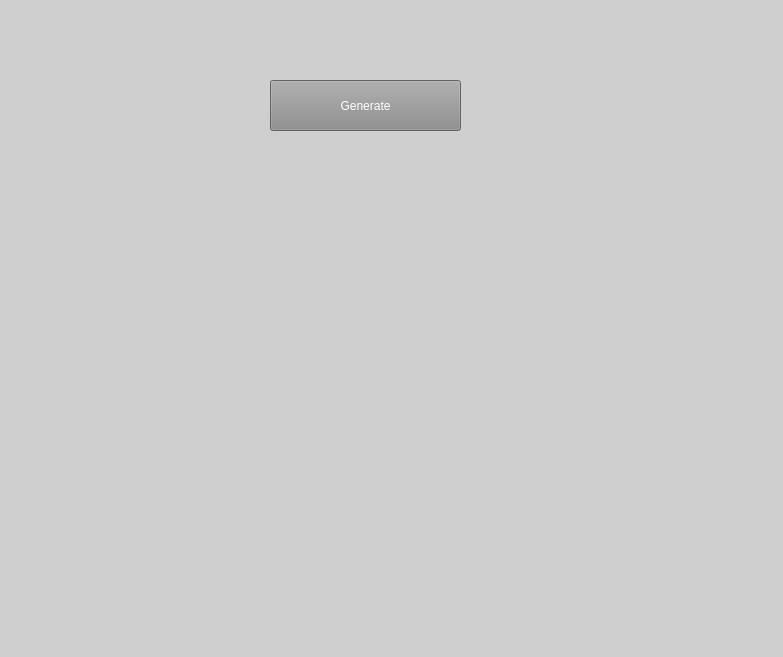
<?xml version="1.0" encoding="UTF-8"?>
<ui version="4.0">
 <class>Form</class>
 <widget class="QWidget" name="Form">
  <property name="geometry">
   <rect>
    <x>0</x>
    <y>0</y>
    <width>783</width>
    <height>657</height>
   </rect>
  </property>
  <property name="windowTitle">
   <string>Form</string>
  </property>
  <property name="styleSheet">
   <string notr="true">background-color: rgb(207, 207, 207);</string>
  </property>
  <widget class="QPushButton" name="pushButton">
   <property name="geometry">
    <rect>
     <x>270</x>
     <y>80</y>
     <width>191</width>
     <height>51</height>
    </rect>
   </property>
   <property name="styleSheet">
    <string notr="true">font: 12pt &quot;MS UI Gothic&quot;;
background-color: rgb(140, 140, 140);
color: rgb(255, 255, 255);</string>
   </property>
   <property name="text">
    <string>Generate</string>
   </property>
  </widget>
 </widget>
 <resources/>
 <connections/>
</ui>
